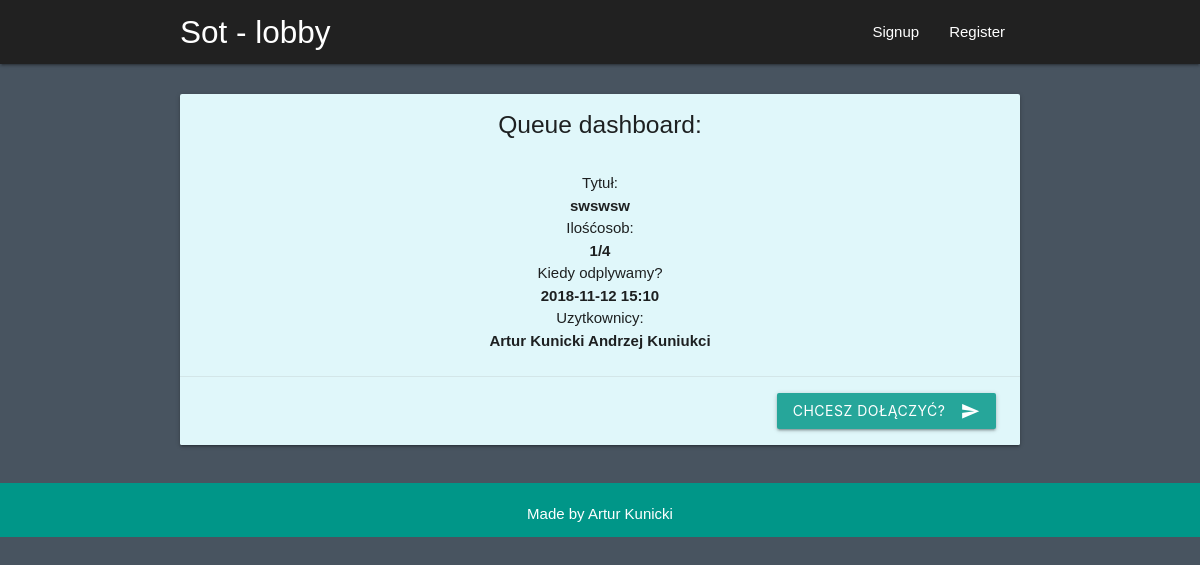
/detail/9/, run on an earlier commit of the app's database.
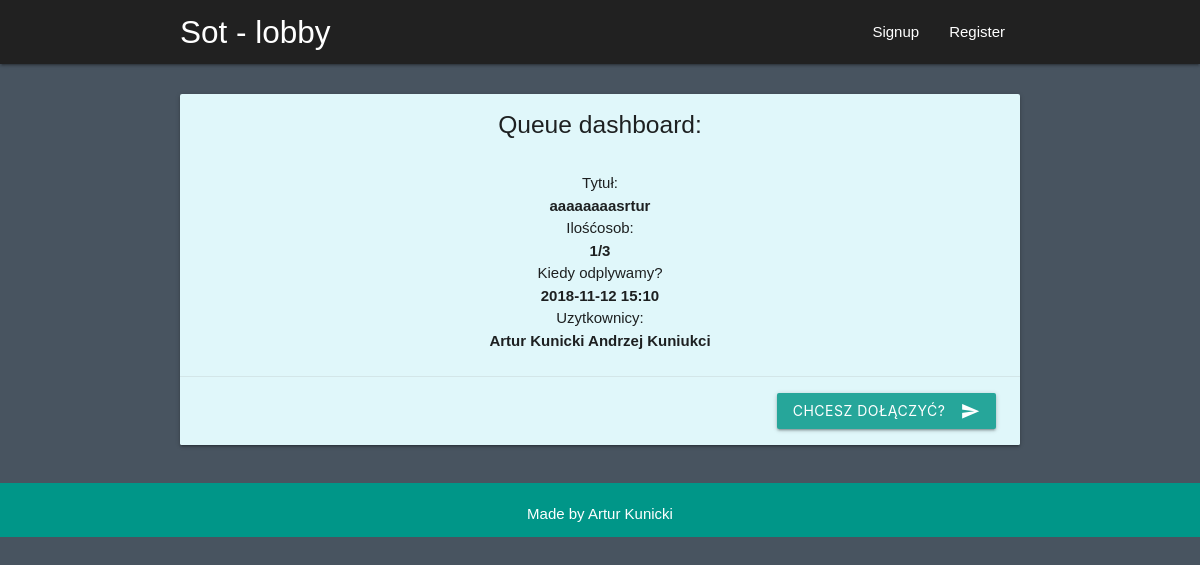
And on a later commit of the database.
### lobby/models.py (models this page shows, shortened)
class Queue(models.Model):
    title = models.CharField(max_length=50)
    members = models.IntegerField()
    date = models.DateTimeField()
    category = models.ForeignKey(Category, on_delete=models.DO_NOTHING,blank=True,null=True, related_name='cat')
    usrs = models.ManyToManyField(Profile)
    author = models.ForeignKey(User,on_delete=models.DO_NOTHING,blank=True,null=True)
    complete = models.BooleanField(default=False)
    def pretty_date(self):
        return self.date.strftime('%Y-%m-%d %H:%M')

### lobby/views.py (the view)
# urls.py: path('detail/<int:queue_id>/', views.detail, name="detail"),
def detail(request, queue_id):
    queue = Queue.objects.get(id=queue_id)
    context = {
        'queue':queue
    }
    return render(request,'lobby/detail.html', context)

### templates/lobby/detail.html (shortened to what this page needs)
{% extends 'base.html' %}
{% block content %}
    <br>
    <div class="container">
            <div class="card dashboard">
                <div class="card-title" style="padding-top: 1px;">
                    <h5 class="center-align">Queue dashboard:</h5>
                </div>
                <div class="card-content">
                    <div class="queue-title">
                     <div class="center-align"><p>Tytuł:</p><b>{{ queue.title }}</b></div>
                    </div>
                    <div class="queue-members">
                            <div class="center-align"><p>Ilośćosob:</p><b> {{ queue.usrs.all.count }}/{{ queue.members }}</b></div>
                    </div>
                    <div class="queue-date">
                            <div class="center-align"><p>Kiedy odplywamy?</p><b>{{ queue.pretty_date}}</b></div>
                    </div>
                    <div class="queue-userrs">
                           <div class="center-align"><p>Uzytkownicy:</p><b>  Artur Kunicki Andrzej Kuniukci</b></div>
                    </div>
                </div>
                <div class="card-action">
                    <div class="right-align">
                        <form method="POST" action="{% url 'addquery' queue.id %}">
                       <button class="btn waves-effect waves-light" type="submit" name="action" > Chcesz dołączyć?
                            <i class="material-icons right">send</i>
                        </button>
                    </form>
                    </div>
                </div>
            </div>
        </div><br>
    {% endblock %}

What changed in the data, as far as the page shows it:
changed Queue: title "swswsw" → "aaaaaaaasrtur"; members "4" → "3"
